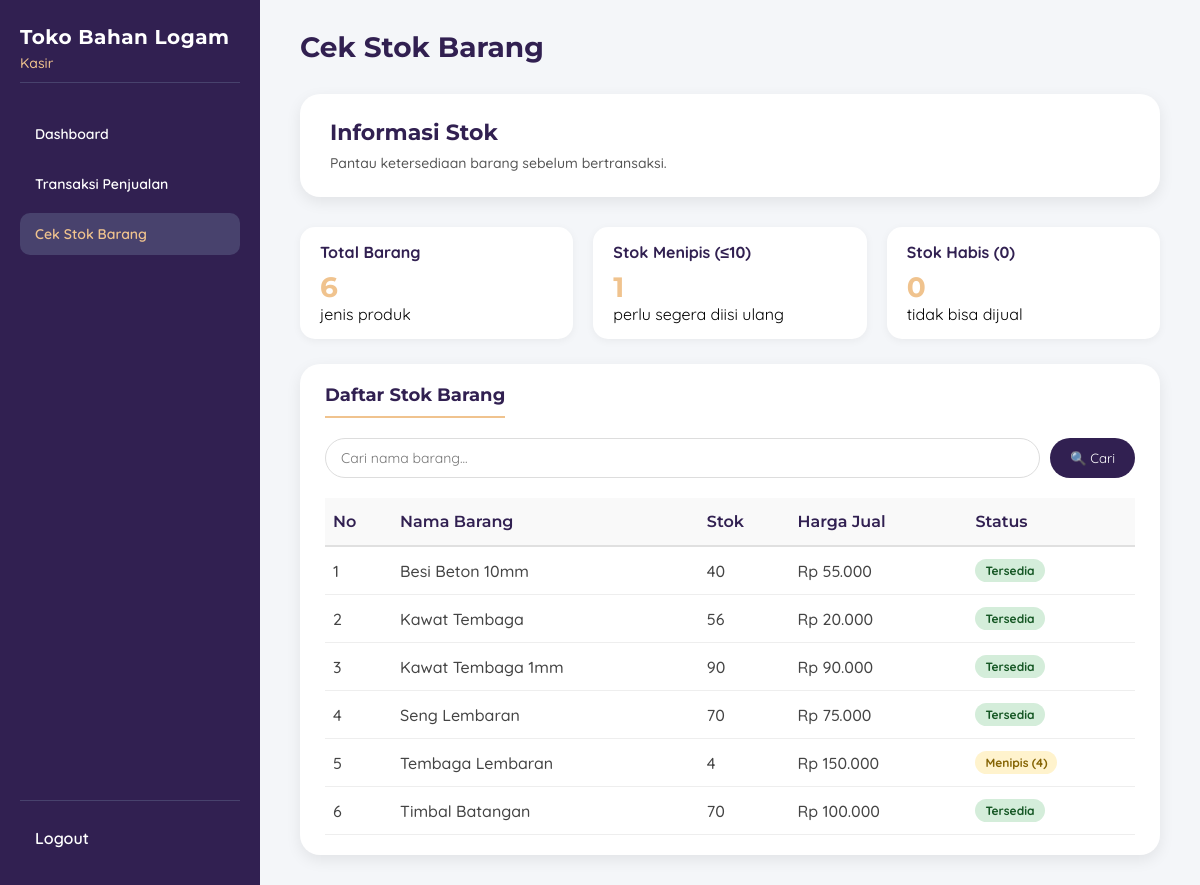
Screenshot of /Kasir/cek_stok.php (signed in) with the database file from the repository.
### tables this page shows
CREATE TABLE `barang` (
  `idBarang` int(11) NOT NULL,
  `nama_barang` varchar(100) NOT NULL,
  `jenis_logam` varchar(50) NOT NULL,
  `berat_gram` decimal(10,2) NOT NULL,
  `harga_beli` decimal(15,2) NOT NULL,
  `harga_jual` decimal(15,2) NOT NULL,
  `stok` int(11) NOT NULL DEFAULT 0,
  `created_at` timestamp NOT NULL DEFAULT current_timestamp()
);

### Kasir/cek_stok.php (the view, shortened to what this page needs)
<?php
include '../koneksi.php';
$search = isset($_GET['search']) ? mysqli_real_escape_string($conn, $_GET['search']) : '';
$query = "SELECT idBarang, nama_barang, stok, harga_jual FROM barang";
$query .= " ORDER BY nama_barang ASC";
$result = mysqli_query($conn, $query);
$total_barang = mysqli_num_rows($result);
$stok_menipis = 0;
$stok_habis = 0;
$data_barang = [];
while ($row = mysqli_fetch_assoc($result)) {
    if ($row['stok'] <= 0) {
        $stok_habis++;
    } elseif ($row['stok'] <= 5) {
        $stok_menipis++;
    }
    $data_barang[] = $row;
}
?>
<!DOCTYPE html>
<html lang="en">
<head>
    <link rel="stylesheet" href="dashboard_kasir.css">
</head>
<body>
<div class="container">
    <div class="sidebar">
        <h2>Toko Bahan Logam</h2>
        <p class="role">Kasir</p>
        <ul>
            <li><a href="dashboard_kasir.php">Dashboard</a></li>
            <li><a href="penjualan.php">Transaksi Penjualan</a></li>
            <li class="active"><a href="stok_barang.php">Cek Stok Barang</a></li>
        </ul>
        <div class="logout"><a href="../logout.php">Logout</a></div>
    </div>
    <div class="main">
        <div class="topbar">
            <h1>Cek Stok Barang</h1>
        </div>
        <div class="welcome-card">
            <h2>Informasi Stok</h2>
            <p>Pantau ketersediaan barang sebelum bertransaksi.</p>
        </div>
        <div class="stats-row">
            <div class="stats-small">
                <h4>Total Barang</h4>
                <div class="number"><?= $total_barang ?></div>
                <span>jenis produk</span>
            </div>
            <div class="stats-small">
                <h4>Stok Menipis (≤10)</h4>
                <div class="number"><?= $stok_menipis ?></div>
                <span>perlu segera diisi ulang</span>
            </div>
            <div class="stats-small">
                <h4>Stok Habis (0)</h4>
                <div class="number"><?= $stok_habis ?></div>
                <span>tidak bisa dijual</span>
            </div>
        </div>
        <div class="table-card">
            <h2>Daftar Stok Barang</h2>
            <form method="GET" action="" class="search-bar">
                <input type="text" name="search" placeholder="Cari nama barang..." value="<?= htmlspecialchars($search) ?>">
                <button type="submit">🔍 Cari</button>
            </form>
            <?php if (count($data_barang) > 0): ?>
                <table>
                    <thead>
                        <tr><th>No</th><th>Nama Barang</th><th>Stok</th><th>Harga Jual</th><th>Status</th></tr>
                    </thead>
                    <tbody>
                        <?php $no = 1; foreach ($data_barang as $item): ?>
                            <?php
                                $stok = $item['stok'];
                                if ($stok <= 0) {
                                    $status = '<span class="badge badge-danger">Habis</span>';
                                } elseif ($stok <= 10) {
                                    $status = '<span class="badge badge-warning">Menipis ('.$stok.')</span>';
                                } else {
                                    $status = '<span class="badge badge-success">Tersedia</span>';
                                }
                            ?>
                            <tr>
                                <td><?= $no++ ?></td>
                                <td><?= htmlspecialchars($item['nama_barang']) ?></td>
                                <td><?= $stok ?></td>
                                <td>Rp <?= number_format($item['harga_jual'], 0, ',', '.') ?></td>
                                <td><?= $status ?></td>
                            </tr>
                        <?php endforeach; ?>
                    </tbody>
                </table>
            <?php else: ?>
                <p style="text-align:center; padding: 30px;">Tidak ada barang yang ditemukan.</p>
            <?php endif; ?>
        </div>
    </div>
</div>
</body>
</html>

### Kasir/dashboard_kasir.css (style rules this page uses)
* { margin: 0; padding: 0; box-sizing: border-box; }
body { font-family: 'Quicksand', sans-serif; background: #e5e5e5; height: 100vh; overflow: hidden; }
.container { display: flex; height: 100vh; width: 100%; }
.sidebar { width: 260px; background: #312051; color: white; display: flex; flex-direction: column; padding: 25px 20px; height: 100vh; overflow-y: auto; }
.sidebar h2 { font-family: 'Montserrat', sans-serif; font-size: 20px; font-weight: 700; margin-bottom: 5px; letter-spacing: 0.5px; }
.sidebar .role { font-family: 'Quicksand', sans-serif; color: #F0C38E; font-size: 14px; margin-bottom: 30px; padding-bottom: 10px; border-bottom: 1px solid #48426D; font-weight: 500; }
.sidebar ul { list-style: none; flex: 1; padding: 0; }
.sidebar li { margin-bottom: 8px; }
.sidebar li a { display: block; padding: 12px 15px; color: white; text-decoration: none; border-radius: 10px; transition: all 0.3s ease; font-family: 'Quicksand', sans-serif; font-weight: 600; font-size: 14px; }
.sidebar li a:hover, .sidebar li.active a { background: #48426D; color: #F0C38E; }
.logout { margin-top: auto; border-top: 1px solid #48426D; padding-top: 15px; }
.logout a { display: block; padding: 12px 15px; color: white; text-decoration: none; font-family: 'Quicksand', sans-serif; font-weight: 600; }
.main { flex: 1; padding: 30px 40px; overflow-y: auto; background: #f4f6f9; }
.topbar { display: flex; justify-content: space-between; align-items: center; margin-bottom: 30px; }
.topbar h1 { font-family: 'Montserrat', sans-serif; font-size: 28px; color: #312051; margin: 0; font-weight: 700; }
.welcome-card { background: white; padding: 25px 30px; border-radius: 20px; box-shadow: 0 5px 15px rgba(0,0,0,0.08); margin-bottom: 30px; }
.welcome-card h2 { font-family: 'Montserrat', sans-serif; color: #312051; margin: 0 0 8px; font-size: 22px; font-weight: 700; }
.welcome-card p { font-family: 'Quicksand', sans-serif; color: #555; margin: 0; font-size: 14px; font-weight: 500; }
.table-card { background: white; padding: 20px 25px; border-radius: 20px; box-shadow: 0 5px 15px rgba(0,0,0,0.08); }
.table-card h2 { font-family: 'Montserrat', sans-serif; font-size: 18px; color: #312051; margin-top: 0; margin-bottom: 20px; padding-bottom: 10px; border-bottom: 2px solid #F0C38E; display: inline-block; font-weight: 700; }
table { width: 100%; border-collapse: collapse; }
thead th { font-family: 'Montserrat', sans-serif; text-align: left; padding: 14px 8px; background: #f9f9f9; color: #312051; font-weight: 600; border-bottom: 2px solid #e0e0e0; }
tbody td { font-family: 'Quicksand', sans-serif; padding: 12px 8px; color: #444; border-bottom: 1px solid #eee; font-weight: 500; }
input, select, textarea, button, .btn, a, .btn-add, .btn-delete, .btn-edit, .btn-search, .btn-submit, .remove-item { font-family: 'Quicksand', sans-serif; }
.number, .big, .value, .stat-card .big, .total-box, .total { font-family: 'Montserrat', sans-serif; font-weight: 700; }

### Kasir/cek_stok.php (style rules this page uses)
.search-bar { margin-bottom: 20px; display: flex; gap: 10px; }
.search-bar input { flex: 1; padding: 10px 15px; border: 1px solid #ddd; border-radius: 30px; font-size: 14px; }
.search-bar button { background: #312051; color: white; border: none; padding: 0 20px; border-radius: 30px; cursor: pointer; }
.stats-row { display: flex; gap: 20px; margin-bottom: 25px; }
.stats-small { background: white; padding: 15px 20px; border-radius: 15px; flex: 1; box-shadow: 0 2px 8px rgba(0,0,0,0.05); }
.stats-small h4 { margin: 0 0 8px 0; color: #312051; }
.stats-small .number { font-size: 28px; font-weight: bold; color: #F0C38E; }
.badge { display: inline-block; padding: 4px 10px; border-radius: 30px; font-size: 12px; font-weight: bold; }
.badge-warning { background: #fff3cd; color: #856404; }
.badge-success { background: #d4edda; color: #155724; }
.table-card table th, .table-card table td { vertical-align: middle; }

### rows the page displays
barang: nama_barang "Besi Beton 10mm", stok "40", harga_jual "55.000", shows "Tersedia"
barang: nama_barang "Kawat Tembaga", stok "56", harga_jual "20.000", shows "Tersedia"
barang: nama_barang "Kawat Tembaga 1mm", stok "90", harga_jual "90.000", shows "Tersedia"
barang: nama_barang "Seng Lembaran", stok "70", harga_jual "75.000", shows "Tersedia"
barang: nama_barang "Tembaga Lembaran", stok "4", harga_jual "150.000"
barang: nama_barang "Timbal Batangan", stok "70", harga_jual "100.000", shows "Tersedia"

### other values shown
$total_barang "6"
$stok_menipis "1"
$stok_habis "0"
